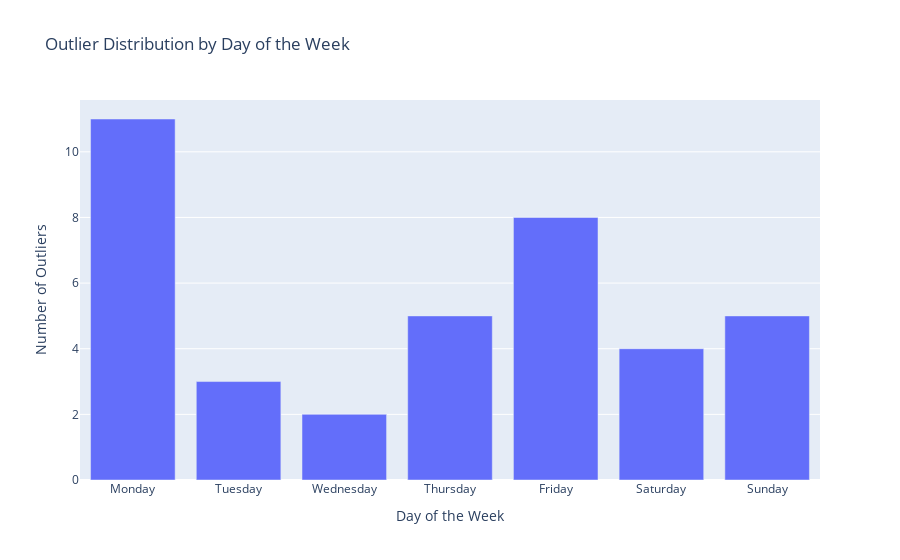

Notebook code cell kept with this figure:
### Code cell
import pandas as pd
import plotly.express as px
import plotly.graph_objects as go
from scipy.stats import zscore

def identify_outliers(df, sales_col):
    """Creates a new column indicating if a row is an outlier based on Z-scores."""
    df['Z_Score'] = zscore(df[sales_col].fillna(0))  # Compute Z-scores for sales
    df['Is_Outlier'] = df['Z_Score'].abs() > 3  # Outliers have Z-score > 3
    return df

def outlier_distribution_by_weekday(df, date_col, outlier_col):
    """Analyzes the distribution of outliers across days of the week."""
    df[date_col] = pd.to_datetime(df[date_col])
    df['Day_of_Week'] = df[date_col].dt.day_name()  # Add day of week column
    outlier_distribution = df[df[outlier_col]].groupby('Day_of_Week').size().reset_index(name='Count')
    
    # Sort by day of the week order
    days_order = ['Monday', 'Tuesday', 'Wednesday', 'Thursday', 'Friday', 'Saturday', 'Sunday']
    outlier_distribution['Day_of_Week'] = pd.Categorical(outlier_distribution['Day_of_Week'], categories=days_order, ordered=True)
    outlier_distribution = outlier_distribution.sort_values('Day_of_Week')
    
    # Plot the distribution
    fig = px.bar(outlier_distribution, x='Day_of_Week', y='Count', title='Outlier Distribution by Day of the Week', 
                 labels={'Count': 'Number of Outliers', 'Day_of_Week': 'Day of the Week'})
    fig.show()
    
    return outlier_distribution

# Example usage
df = adjust_dataset_for_daily_entries(df, 'Order Date')
df = identify_outliers(df, 'Sales')
outlier_distribution = outlier_distribution_by_weekday(df, 'Order Date', 'Is_Outlier')

### Figure 1 — Plotly figure (JSON) as saved in the notebook; plotly's stock layout.template omitted (floating-point values rounded to 4 significant figures)
{"data": [{"alignmentgroup": "True", "hovertemplate": "Day of the Week=%{x}<br>Number of Outliers=%{y}<extra></extra>", "legendgroup": "", "marker": {"color": "#636efa", "pattern": {"shape": ""}}, "name": "", "offsetgroup": "", "orientation": "v", "showlegend": false, "textposition": "auto", "type": "bar", "x": ["Monday", "Tuesday", "Wednesday", "Thursday", "Friday", "Saturday", "Sunday"], "xaxis": "x", "y": [11, 3, 2, 5, 8, 4, 5], "yaxis": "y"}], "layout": {"barmode": "relative", "legend": {"tracegroupgap": 0}, "title": {"text": "Outlier Distribution by Day of the Week"}, "xaxis": {"anchor": "y", "domain": [0, 1], "title": {"text": "Day of the Week"}}, "yaxis": {"anchor": "x", "domain": [0, 1], "title": {"text": "Number of Outliers"}}}}
